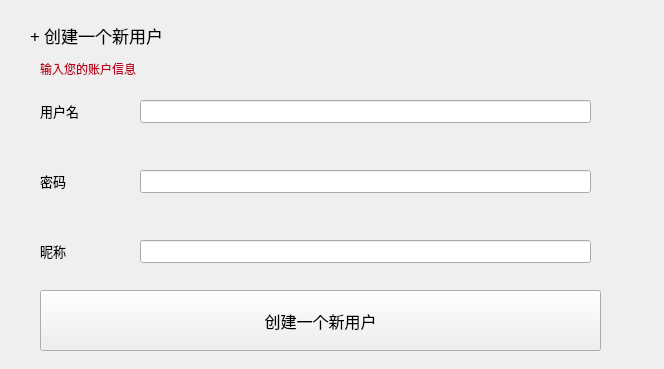
<?xml version="1.0" encoding="UTF-8"?>
<ui version="4.0">
 <class>CreateUser</class>
 <widget class="QWidget" name="CreateUser">
  <property name="geometry">
   <rect>
    <x>0</x>
    <y>0</y>
    <width>664</width>
    <height>369</height>
   </rect>
  </property>
  <property name="sizePolicy">
   <sizepolicy hsizetype="Fixed" vsizetype="Fixed">
    <horstretch>0</horstretch>
    <verstretch>0</verstretch>
   </sizepolicy>
  </property>
  <property name="windowTitle">
   <string>创建新用户</string>
  </property>
  <property name="windowIcon">
   <iconset resource="image.qrc">
    <normaloff>:/image/logo.png</normaloff>:/image/logo.png</iconset>
  </property>
  <widget class="QLabel" name="label">
   <property name="geometry">
    <rect>
     <x>30</x>
     <y>20</y>
     <width>231</width>
     <height>31</height>
    </rect>
   </property>
   <property name="font">
    <font>
     <family>微软雅黑</family>
     <pointsize>13</pointsize>
    </font>
   </property>
   <property name="text">
    <string>+ 创建一个新用户</string>
   </property>
  </widget>
  <widget class="QLabel" name="Create_Label">
   <property name="geometry">
    <rect>
     <x>40</x>
     <y>60</y>
     <width>571</width>
     <height>17</height>
    </rect>
   </property>
   <property name="font">
    <font>
     <family>微软雅黑</family>
    </font>
   </property>
   <property name="styleSheet">
    <string notr="true">color: rgb(187, 0, 34);</string>
   </property>
   <property name="text">
    <string>输入您的账户信息</string>
   </property>
  </widget>
  <widget class="QLabel" name="label_2">
   <property name="geometry">
    <rect>
     <x>40</x>
     <y>100</y>
     <width>81</width>
     <height>21</height>
    </rect>
   </property>
   <property name="font">
    <font>
     <family>微软雅黑</family>
     <pointsize>10</pointsize>
    </font>
   </property>
   <property name="text">
    <string>用户名</string>
   </property>
  </widget>
  <widget class="QLabel" name="label_3">
   <property name="geometry">
    <rect>
     <x>40</x>
     <y>170</y>
     <width>81</width>
     <height>21</height>
    </rect>
   </property>
   <property name="font">
    <font>
     <family>微软雅黑</family>
     <pointsize>10</pointsize>
    </font>
   </property>
   <property name="text">
    <string>密码</string>
   </property>
  </widget>
  <widget class="QLabel" name="label_4">
   <property name="geometry">
    <rect>
     <x>40</x>
     <y>240</y>
     <width>81</width>
     <height>21</height>
    </rect>
   </property>
   <property name="font">
    <font>
     <family>微软雅黑</family>
     <pointsize>10</pointsize>
    </font>
   </property>
   <property name="text">
    <string>昵称</string>
   </property>
  </widget>
  <widget class="QLineEdit" name="Username">
   <property name="geometry">
    <rect>
     <x>140</x>
     <y>100</y>
     <width>451</width>
     <height>23</height>
    </rect>
   </property>
  </widget>
  <widget class="QLineEdit" name="Password">
   <property name="geometry">
    <rect>
     <x>140</x>
     <y>170</y>
     <width>451</width>
     <height>23</height>
    </rect>
   </property>
   <property name="echoMode">
    <enum>QLineEdit::Password</enum>
   </property>
  </widget>
  <widget class="QLineEdit" name="Name">
   <property name="geometry">
    <rect>
     <x>140</x>
     <y>240</y>
     <width>451</width>
     <height>23</height>
    </rect>
   </property>
  </widget>
  <widget class="QPushButton" name="Create_Button">
   <property name="geometry">
    <rect>
     <x>40</x>
     <y>290</y>
     <width>561</width>
     <height>61</height>
    </rect>
   </property>
   <property name="font">
    <font>
     <family>微软雅黑</family>
     <pointsize>12</pointsize>
    </font>
   </property>
   <property name="text">
    <string>创建一个新用户</string>
   </property>
  </widget>
 </widget>
 <resources>
  <include location="image.qrc"/>
 </resources>
 <connections/>
</ui>
